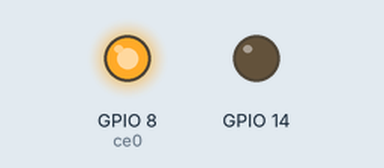
A program run on a simulated Raspberry Pi (BCM pin numbers). Shown: output pins drawn as LEDs (lit = HIGH). Pins used as bus, display or sensor lines are not drawn; what the program prints to the terminal is not drawn.

Above: at 0.1 s.
Timing chart, 0 to 1.6 s (numbered marks = the images above):
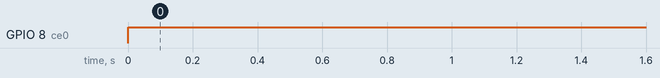

Measured:
- by itself, GPIO 8 (ce0): LOW → HIGH at 0.00 s

The program:

photo_sensor.py
```python
#!/usr/bin/env python
# -*- coding: utf-8 -*-

import RPi.GPIO as GPIO
from time import sleep
import signal
import sys

#GPIOのピンを指定
GPIO.setmode(GPIO.BCM)
sclk = 11
miso = 9
mosi = 10
ce0 = 8

GPIO.setup(sclk, GPIO.OUT)
GPIO.setup(miso, GPIO.IN)
GPIO.setup(mosi, GPIO.OUT)
GPIO.setup(ce0, GPIO.OUT)
GPIO.setup(14, GPIO.OUT)


def read(adcnum, sclk, mosi, miso, ce0): #cdsによって光を検出する関数を定義

    if adcnum > 7 or adcnum < 0:
        return -1

    GPIO.output(ce0, GPIO.HIGH)
    GPIO.output(sclk, GPIO.LOW)
    GPIO.output(ce0, GPIO.LOW)

    commandout = adcnum
    commandout |= 0x18
    commandout <<= 3

    for i in range(5):
        if commandout & 0x80:
            GPIO.output(mosi, GPIO.HIGH)
        else:
            GPIO.output(mosi, GPIO.LOW)
        commandout <<= 1

        GPIO.output(sclk, GPIO.HIGH)
        GPIO.output(sclk, GPIO.LOW)
    adcout = 0

    for i in range(13):
        GPIO.output(sclk, GPIO.HIGH)
        GPIO.output(sclk, GPIO.LOW)
        adcout <<= 1
        if i>0 and GPIO.input(miso) == GPIO.HIGH:
            adcout |= 0x1
    GPIO.output(ce0, GPIO.HIGH)
    return adcout


try:
    while True:
        data = read(0, sclk, mosi, miso, ce0) #ドアが開いたことを確認する光データを取得
        print('data = %s'% data)
        sleep(0.2)


except KeyboardInterrupt:
    pass

GPIO.cleanup()
```
